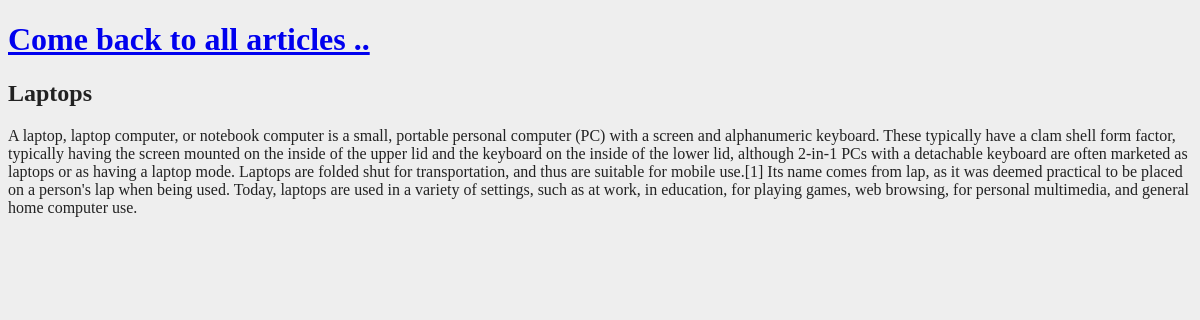
Page /article/detail/4/ on the committed database.
### articles/models.py (models this page shows, shortened)
class Article(models.Model):
    author = models.ForeignKey('auth.User', on_delete=models.CASCADE)
    title = models.CharField(max_length=100)
    body = models.TextField()

### articles/views.py (the view)
# urls.py: path('article/detail/<int:pk>/', ArticleDetailView.as_view(), name = 'detail'),
class ArticleDetailView(DetailView):
    model = Article
    template_name = 'detail.html'

### templates/detail.html (shortened to what this page needs)
{% load static %}
<!DOCTYPE html>
<html lang="en">
<head>
    <link rel="stylesheet" href="{% static 'css/style.css' %}">
</head>
<body>
    <header>
        <h1> <a href="{% url 'list' %}">Come back to all articles ..</a> </h1>
    </header>
    <div class="container">
        <div class="details">
            <h2>{{ article.title }}</h2>
            <p>{{ article.body }}</p>
        </div>
    </div>
</body>
</html>

### static/css/style.css (style rules this page uses)
body { background-color: #eee; color: #222; }

### rows in the picture
Article: title "Laptops", body "A laptop, laptop computer, or notebook computer is a small, portable personal computer (PC) with a screen and alphanumeric keyboard. These typically have a clam shell form factor, typically having the screen mounted on the inside of the upper lid and the keyboard on the inside of the lower lid, although 2-in-1 PCs with a detachable keyboard are often marketed as laptops or as having a laptop mode. Laptops are folded shut for transportation, and thus are suitable for mobile use.[1] Its name comes from lap, as it was deemed practical to be placed on a person's lap when being used. Today, laptops are used in a variety of settings, such as at work, in education, for playing games, web browsing,…"
